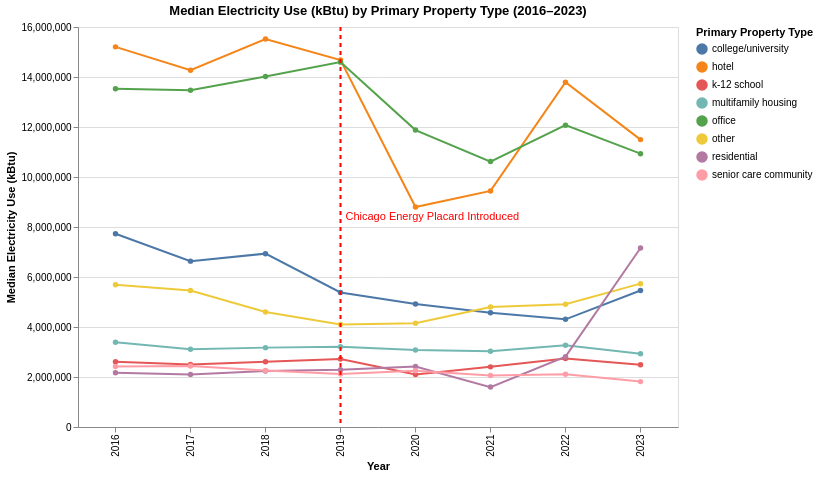

Write notebook code for a chart like this one.
### Code cell
median_elec = plot_metric_by_property(
    df=top_energy, metric_col="Electricity Use (kBtu)", agg_func=pd.Series.median
)
median_elec

### Figure 1 — Vega-Lite specification as saved in the notebook (floating-point values rounded to 4 significant figures)
{"config": {"view": {"continuousWidth": 300, "continuousHeight": 300}}, "layer": [{"data": {"name": "data-de2ba94fee393ac5039a4c71157f68ce"}, "mark": {"type": "line", "point": true}, "encoding": {"color": {"field": "Primary Property Type", "title": "Primary Property Type", "type": "nominal"}, "tooltip": [{"field": "Primary Property Type", "title": "Primary Property Type", "type": "nominal"}, {"field": "Data Year", "title": "Year", "type": "quantitative"}, {"field": "Aggregated_Metric", "format": ".2f", "title": "Median Electricity Use (kBtu)", "type": "quantitative"}], "x": {"field": "Data Year", "sort": "ascending", "title": "Year", "type": "ordinal"}, "y": {"field": "Aggregated_Metric", "title": "Median Electricity Use (kBtu)", "type": "quantitative"}}, "name": "view_e30fefeb909c727c_0"}, {"data": {"name": "data-0c454f3f83ff251380041a7c1dc9c76c"}, "mark": {"type": "rule", "color": "red", "size": 2, "strokeDash": [4, 4]}, "encoding": {"x": {"field": "Data Year", "type": "ordinal"}}}, {"data": {"name": "data-59d4f649ef26394b53c706eca5efd7c6"}, "mark": {"type": "text", "align": "left", "baseline": "bottom", "color": "red", "dx": 5, "dy": -5}, "encoding": {"text": {"field": "label", "type": "nominal"}, "x": {"field": "Data Year", "type": "ordinal"}}}], "height": 400, "params": [{"name": "param_1e9efca18e7a2868", "select": {"type": "interval", "encodings": ["x", "y"]}, "bind": "scales", "views": ["view_e30fefeb909c727c_0"]}], "title": "Median Electricity Use (kBtu) by Primary Property Type (2016–2023)", "width": 600, "$schema": "https://vega.github.io/schema/vega-lite/v6.1.0.json", "datasets": {"data-de2ba94fee393ac5039a4c71157f68ce": [{"Data Year": 2016, "Primary Property Type": "college/university", "Aggregated_Metric": 7730000.0}, {"Data Year": 2016, "Primary Property Type": "hotel", "Aggregated_Metric": 15210000.0}, {"Data Year": 2016, "Primary Property Type": "k-12 school", "Aggregated_Metric": 2608000.0}, {"Data Year": 2016, "Primary Property Type": "multifamily housing", "Aggregated_Metric": 3389000.0}, {"Data Year": 2016, "Primary Property Type": "office", "Aggregated_Metric": 13530000.0}, {"Data Year": 2016, "Primary Property Type": "other", "Aggregated_Metric": 5693000.0}, {"Data Year": 2016, "Primary Property Type": "residential", "Aggregated_Metric": 2170000.0}, {"Data Year": 2016, "Primary Property Type": "senior care community", "Aggregated_Metric": 2419000.0}, {"Data Year": 2017, "Primary Property Type": "college/university", "Aggregated_Metric": 6635000.0}, {"Data Year": 2017, "Primary Property Type": "hotel", "Aggregated_Metric": 14270000.0}, {"Data Year": 2017, "Primary Property Type": "k-12 school", "Aggregated_Metric": 2499000.0}, {"Data Year": 2017, "Primary Property Type": "multifamily housing", "Aggregated_Metric": 3109000.0}, {"Data Year": 2017, "Primary Property Type": "office", "Aggregated_Metric": 13470000.0}, {"Data Year": 2017, "Primary Property Type": "other", "Aggregated_Metric": 5457000.0}, {"Data Year": 2017, "Primary Property Type": "residential", "Aggregated_Metric": 2105000.0}, {"Data Year": 2017, "Primary Property Type": "senior care community", "Aggregated_Metric": 2439000.0}, {"Data Year": 2018, "Primary Property Type": "college/university", "Aggregated_Metric": 6934000.0}, {"Data Year": 2018, "Primary Property Type": "hotel", "Aggregated_Metric": 15520000.0}, {"Data Year": 2018, "Primary Property Type": "k-12 school", "Aggregated_Metric": 2607000.0}, {"Data Year": 2018, "Primary Property Type": "multifamily housing", "Aggregated_Metric": 3175000.0}, {"Data Year": 2018, "Primary Property Type": "office", "Aggregated_Metric": 14020000.0}, {"Data Year": 2018, "Primary Property Type": "other", "Aggregated_Metric": 4599000.0}, {"Data Year": 2018, "Primary Property Type": "residential", "Aggregated_Metric": 2241000.0}, {"Data Year": 2018, "Primary Property Type": "senior care community", "Aggregated_Metric": 2260000.0}, {"Data Year": 2019, "Primary Property Type": "college/university", "Aggregated_Metric": 5382000.0}, {"Data Year": 2019, "Primary Property Type": "hotel", "Aggregated_Metric": 14680000.0}, {"Data Year": 2019, "Primary Property Type": "k-12 school", "Aggregated_Metric": 2719000.0}, {"Data Year": 2019, "Primary Property Type": "multifamily housing", "Aggregated_Metric": 3214000.0}, {"Data Year": 2019, "Primary Property Type": "office", "Aggregated_Metric": 14590000.0}, {"Data Year": 2019, "Primary Property Type": "other", "Aggregated_Metric": 4100000.0}, {"Data Year": 2019, "Primary Property Type": "residential", "Aggregated_Metric": 2287000.0}, {"Data Year": 2019, "Primary Property Type": "senior care community", "Aggregated_Metric": 2116000.0}, {"Data Year": 2020, "Primary Property Type": "college/university", "Aggregated_Metric": 4919000.0}, {"Data Year": 2020, "Primary Property Type": "hotel", "Aggregated_Metric": 8799000.0}, {"Data Year": 2020, "Primary Property Type": "k-12 school", "Aggregated_Metric": 2098000.0}, {"Data Year": 2020, "Primary Property Type": "multifamily housing", "Aggregated_Metric": 3080000.0}, {"Data Year": 2020, "Primary Property Type": "office", "Aggregated_Metric": 11880000.0}, {"Data Year": 2020, "Primary Property Type": "other", "Aggregated_Metric": 4155000.0}, {"Data Year": 2020, "Primary Property Type": "residential", "Aggregated_Metric": 2420000.0}, {"Data Year": 2020, "Primary Property Type": "senior care community", "Aggregated_Metric": 2246000.0}, {"Data Year": 2021, "Primary Property Type": "college/university", "Aggregated_Metric": 4574000.0}, {"Data Year": 2021, "Primary Property Type": "hotel", "Aggregated_Metric": 9443000.0}, {"Data Year": 2021, "Primary Property Type": "k-12 school", "Aggregated_Metric": 2405000.0}, {"Data Year": 2021, "Primary Property Type": "multifamily housing", "Aggregated_Metric": 3033000.0}, {"Data Year": 2021, "Primary Property Type": "office", "Aggregated_Metric": 10620000.0}, {"Data Year": 2021, "Primary Property Type": "other", "Aggregated_Metric": 4797000.0}, {"Data Year": 2021, "Primary Property Type": "residential", "Aggregated_Metric": 1596000.0}, {"Data Year": 2021, "Primary Property Type": "senior care community", "Aggregated_Metric": 2064000.0}, {"Data Year": 2022, "Primary Property Type": "college/university", "Aggregated_Metric": 4307000.0}, {"Data Year": 2022, "Primary Property Type": "hotel", "Aggregated_Metric": 13790000.0}, {"Data Year": 2022, "Primary Property Type": "k-12 school", "Aggregated_Metric": 2744000.0}, {"Data Year": 2022, "Primary Property Type": "multifamily housing", "Aggregated_Metric": 3272000.0}, {"Data Year": 2022, "Primary Property Type": "office", "Aggregated_Metric": 12070000.0}, {"Data Year": 2022, "Primary Property Type": "other", "Aggregated_Metric": 4913000.0}, {"Data Year": 2022, "Primary Property Type": "residential", "Aggregated_Metric": 2813000.0}, {"Data Year": 2022, "Primary Property Type": "senior care community", "Aggregated_Metric": 2110000.0}, {"Data Year": 2023, "Primary Property Type": "college/university", "Aggregated_Metric": 5462000.0}, {"Data Year": 2023, "Primary Property Type": "hotel", "Aggregated_Metric": 11500000.0}, {"Data Year": 2023, "Primary Property Type": "k-12 school", "Aggregated_Metric": 2488000.0}, {"Data Year": 2023, "Primary Property Type": "multifamily housing", "Aggregated_Metric": 2934000.0}, {"Data Year": 2023, "Primary Property Type": "office", "Aggregated_Metric": 10930000.0}, {"Data Year": 2023, "Primary Property Type": "other", "Aggregated_Metric": 5734000.0}, {"Data Year": 2023, "Primary Property Type": "residential", "Aggregated_Metric": 7158000.0}, {"Data Year": 2023, "Primary Property Type": "senior care community", "Aggregated_Metric": 1815000.0}], "data-0c454f3f83ff251380041a7c1dc9c76c": [{"Data Year": 2019}], "data-59d4f649ef26394b53c706eca5efd7c6": [{"Data Year": 2019, "label": "Chicago Energy Placard Introduced"}]}}
